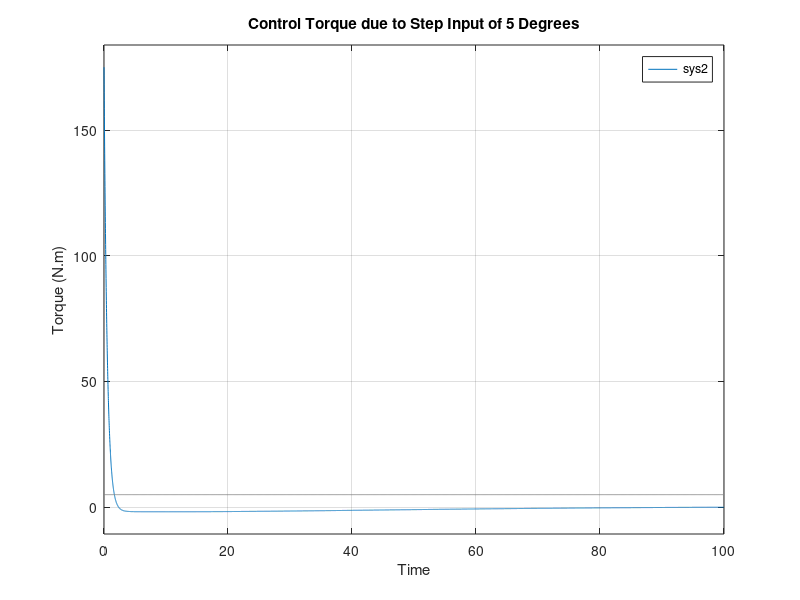

MATLAB code to generate this figure:
%controller3
%(2)Control Torque in response to 5 deg input
%Test on Tc/Theta(ref)

clear
clc

numk = [1400 35];
denk = [40 80];
sysk = tf(numk, denk)

numg = [1];
demg = [400 0 0];
sysg = tf(numg, demg);

sys2 = feedback(sysk, sysg);

t = 0:0.01:100;
y = step(sys2, t);
r = 5*ones(size(t));
lsim(sys2,r,t);
xlabel('Time');
ylabel('Torque (N.m)');
title('Control Torque due to Step Input of 5 Degrees');
